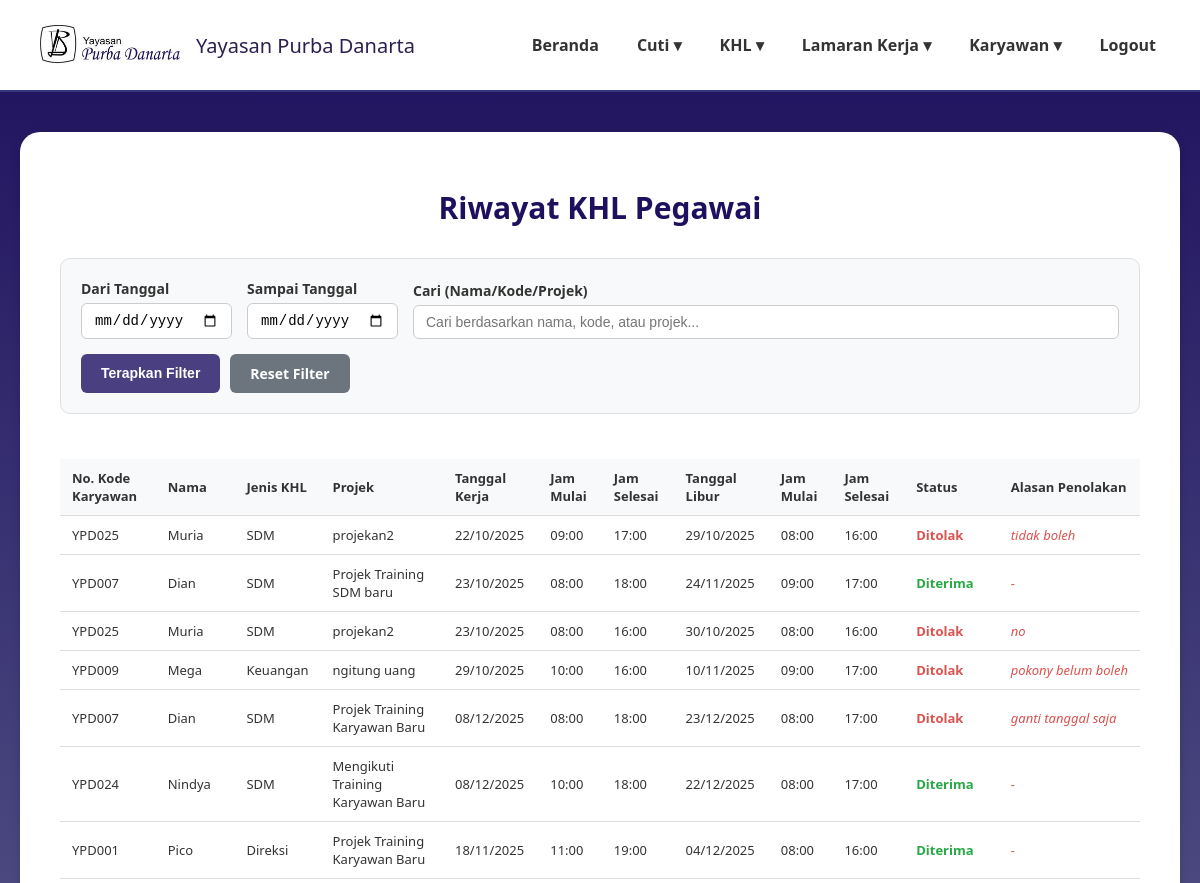
Before: /riwayat_khl.php (signed in, upper part) with the older database file.
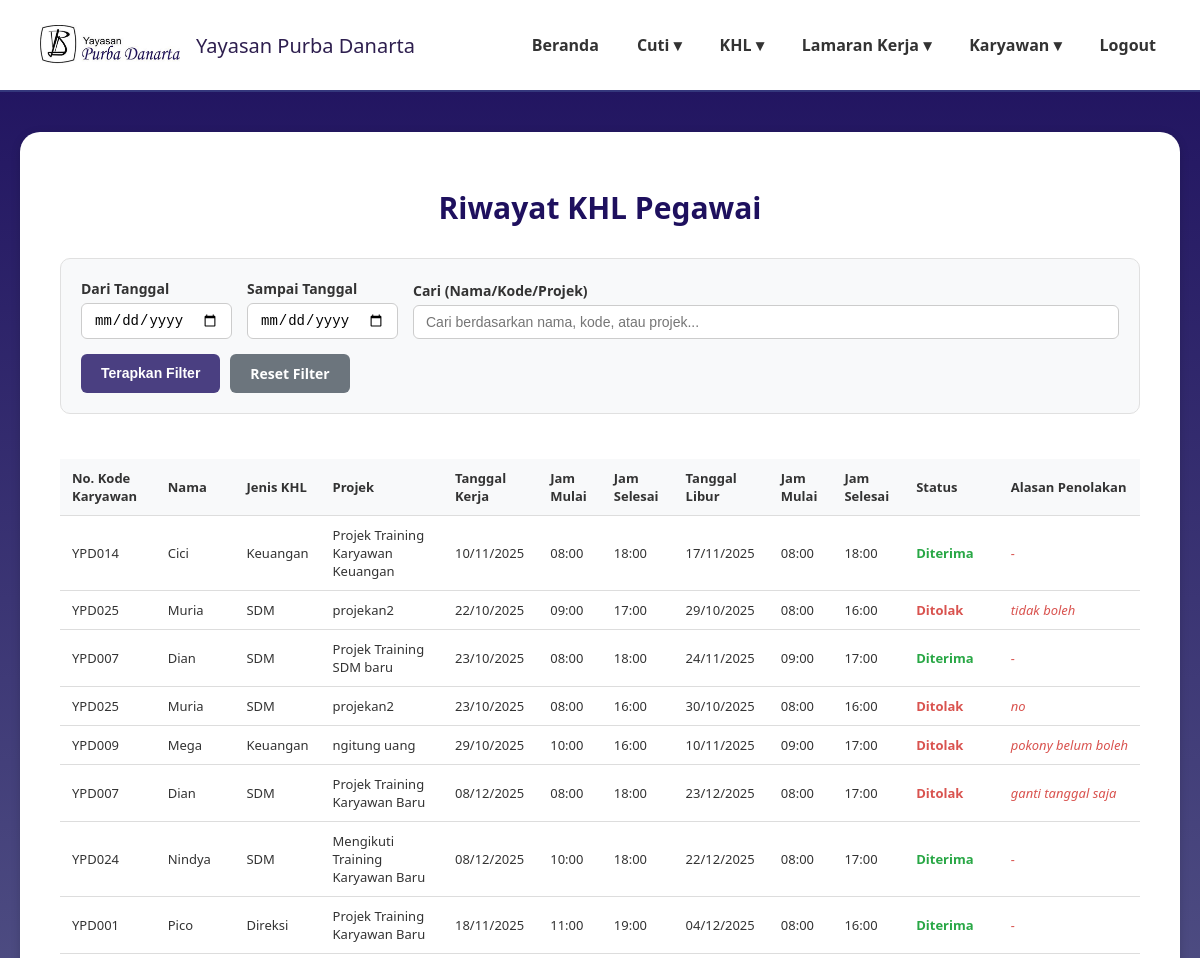
After: the same page with the newer database file.
### tables this page shows
CREATE TABLE `data_pengajuan_khl` (
  `id_khl` int(11) NOT NULL,
  `kode_karyawan` varchar(20) NOT NULL,
  `divisi` varchar(50) NOT NULL,
  `jabatan` varchar(50) NOT NULL,
  `role` enum('karyawan','direktur','admin','penanggung jawab') NOT NULL DEFAULT 'karyawan',
  `proyek` varchar(100) NOT NULL,
  `tanggal_khl` date NOT NULL,
  `jam_mulai_kerja` time NOT NULL,
  `jam_akhir_kerja` time NOT NULL,
  `tanggal_cuti_khl` date NOT NULL,
  `jam_mulai_cuti_khl` time NOT NULL,
  `jam_akhir_cuti_khl` time NOT NULL,
  `status_khl` enum('pending','disetujui','ditolak') DEFAULT 'pending',
  `alasan_penolakan` text DEFAULT NULL,
  `created_at` timestamp NOT NULL DEFAULT current_timestamp()
);

CREATE TABLE `data_karyawan` (
  `id_karyawan` int(11) NOT NULL,
  `kode_karyawan` varchar(20) NOT NULL,
  `nama_lengkap` varchar(100) NOT NULL,
  `email` varchar(100) NOT NULL,
  `password` varchar(255) NOT NULL,
  `jabatan` varchar(50) NOT NULL,
  `divisi` varchar(50) NOT NULL,
  `role` enum('karyawan','direktur','admin','penanggung jawab') NOT NULL DEFAULT 'karyawan',
  `no_telp` varchar(20) DEFAULT NULL,
  `sisa_cuti_tahunan` int(3) DEFAULT 0,
  `sisa_cuti_lustrum` int(3) DEFAULT 0,
  `status_aktif` enum('aktif','non_aktif') NOT NULL DEFAULT 'aktif',
  `created_at` timestamp NOT NULL DEFAULT current_timestamp(),
  `jenis_kelamin` varchar(10) DEFAULT NULL,
  `tempat_lahir` varchar(100) DEFAULT NULL,
  `tanggal_lahir` date DEFAULT NULL,
  `nik` varchar(20) DEFAULT NULL,
  `alamat_rumah` text DEFAULT NULL,
  `alamat_domisili` text DEFAULT NULL,
  `agama` varchar(20) DEFAULT NULL,
  `kontak_darurat` varchar(20) DEFAULT NULL,
  `pendidikan_terakhir` varchar(50) DEFAULT NULL
);

### riwayat_khl.php (the view, shortened to what this page needs)
<?php
require 'config.php';
$start_date = $_GET['start_date'] ?? '';
$end_date = $_GET['end_date'] ?? '';
$search_query = $_GET['search'] ?? '';
$query = "SELECT
            dk.nama_lengkap,
            dpk.*
          FROM data_pengajuan_khl dpk
          JOIN data_karyawan dk ON dpk.kode_karyawan = dk.kode_karyawan
          WHERE 1=1";
$query .= " ORDER BY dpk.created_at DESC";
$stmt = $conn->prepare($query);
if ($stmt) {
    $stmt->execute();
    $result = $stmt->get_result();
    $riwayat_khl = $result->fetch_all(MYSQLI_ASSOC);
} else {
    $riwayat_khl = [];
    error_log("Error preparing query: " . $conn->error);
}
$status_mapping = [
    'disetujui' => 'Diterima',
    'ditolak' => 'Ditolak',
    'pending' => 'Menunggu'
];
$filtered_data = [];
foreach ($riwayat_khl as $khl) {
    $filtered_data[] = [
        'id' => $khl['id_khl'],
        'kode_khl' => $khl['id_khl'],
        'kode_karyawan' => $khl['kode_karyawan'],
        'nama_karyawan' => $khl['nama_lengkap'],
        'jenis_khl' => $khl['divisi'],
        'projek' => $khl['proyek'],
        'tanggal_kerja' => $khl['tanggal_khl'],
        'jam_mulai_kerja' => $khl['jam_mulai_kerja'],
        'jam_selesai_kerja' => $khl['jam_akhir_kerja'],
        'tanggal_libur' => $khl['tanggal_cuti_khl'],
        'jam_mulai_libur' => $khl['jam_mulai_cuti_khl'],
        'jam_selesai_libur' => $khl['jam_akhir_cuti_khl'],
        'status' => $status_mapping[$khl['status_khl']] ?? $khl['status_khl'],
        'alasan_penolakan' => $khl['alasan_penolakan'] ?? ''
    ];
}
?>
<!DOCTYPE html>
<html lang="id">
<head>
</head>
<body>
<header>
    <div class="logo">
        <img src="image/namayayasan.png" alt="Logo Yayasan">
        <span>Yayasan Purba Danarta</span>
    </div>
    <nav>
        <ul>
            <li><a href="dashboardadmin.php">Beranda</a></li>
            <li><a href="#">Cuti ▾</a>
            </li>
            <li><a href="#">KHL ▾</a>
            </li>
            <li><a href="#">Lamaran Kerja ▾</a>
            </li>
            <li><a href="#">Karyawan ▾</a>
            </li>
            <li><a href="logout2.php">Logout</a></li>
        </ul>
    </nav>
</header>
<main>
    <div class="card">
        <h2 class="page-title">Riwayat KHL Pegawai</h2>
        <div class="filter-section">
            <form method="GET" action="">
                <div class="filter-row">
                    <div class="filter-group date-group">
                        <label for="start_date">Dari Tanggal</label>
                        <input type="date" id="start_date" name="start_date" value="<?= htmlspecialchars($start_date) ?>">
                    </div>
                    <div class="filter-group date-group">
                        <label for="end_date">Sampai Tanggal</label>
                        <input type="date" id="end_date" name="end_date" value="<?= htmlspecialchars($end_date) ?>">
                    </div>
                    <div class="filter-group search-group">
                        <label for="search">Cari (Nama/Kode/Projek)</label>
                        <input type="text" id="search" name="search" placeholder="Cari berdasarkan nama, kode, atau projek..." value="<?= htmlspecialchars($search_query) ?>">
                    </div>
                </div>
                <div class="action-bar">
                    <button type="submit" class="btn btn-cari">Terapkan Filter</button>
                    <a href="riwayat_khl.php" class="btn btn-reset">Reset Filter</a>
                </div>
            </form>
        </div>
        <div class="data-table-container">
            <table class="data-table">
                <thead>
                    <tr>
                        <th>No. Kode Karyawan</th>
                        <th>Nama</th>
                        <th>Jenis KHL</th>
                        <th>Projek</th>
                        <th>Tanggal Kerja</th>
                        <th>Jam Mulai</th>
                        <th>Jam Selesai</th>
                        <th>Tanggal Libur</th>
                        <th>Jam Mulai</th>
                        <th>Jam Selesai</th>
                        <th>Status</th>
                        <th>Alasan Penolakan</th>
                    </tr>
                </thead>
                <tbody>
                    <?php if (!empty($filtered_data)): ?>
                        <?php foreach($filtered_data as $khl): ?>
                        <tr>
                            <td><?= htmlspecialchars($khl['kode_karyawan']) ?></td>
                            <td><?= htmlspecialchars($khl['nama_karyawan']) ?></td>
                            <td><?= htmlspecialchars($khl['jenis_khl']) ?></td>
                            <td><?= htmlspecialchars($khl['projek']) ?></td>
                            <td><?= date('d/m/Y', strtotime($khl['tanggal_kerja'])) ?></td>
                            <td><?= $khl['jam_mulai_kerja'] ? date('H:i', strtotime($khl['jam_mulai_kerja'])) : '-' ?></td>
                            <td><?= $khl['jam_selesai_kerja'] ? date('H:i', strtotime($khl['jam_selesai_kerja'])) : '-' ?></td>
                            <td><?= $khl['tanggal_libur'] ? date('d/m/Y', strtotime($khl['tanggal_libur'])) : '-' ?></td>
                            <td><?= $khl['jam_mulai_libur'] ? date('H:i', strtotime($khl['jam_mulai_libur'])) : '-' ?></td>
                            <td><?= $khl['jam_selesai_libur'] ? date('H:i', strtotime($khl['jam_selesai_libur'])) : '-' ?></td>
                            <td>
                                <?php if ($khl['status'] == 'Diterima'): ?>
                                    <span class="status-diterima">Diterima</span>
                                <?php elseif ($khl['status'] == 'Ditolak'): ?>
                                    <span class="status-ditolak">Ditolak</span>
                                <?php elseif ($khl['status'] == 'Menunggu'): ?>
                                    <span class="status-menunggu">Menunggu</span>
                                <?php else: ?>
                                    <?= htmlspecialchars($khl['status']) ?>
                                <?php endif; ?>
                            </td>
                            <td class="alasan-penolakan" title="<?= htmlspecialchars($khl['alasan_penolakan']) ?>">
                                <?= !empty($khl['alasan_penolakan']) ? htmlspecialchars($khl['alasan_penolakan']) : '-' ?>
                            </td>
                        </tr>
                        <?php endforeach; ?>
                    <?php else: ?>
                        <tr>
                            <td colspan="12" class="no-data">Tidak ada data KHL yang ditemukan</td>
                        </tr>
                    <?php endif; ?>
                </tbody>
            </table>
        </div>
    </div>
</main>
</body>
</html>

### riwayat_khl.php (style rules this page uses)
body { margin:0; font-family:'Segoe UI', Tahoma, Geneva, Verdana, sans-serif; background: linear-gradient(180deg,#1E105E 0%,#8897AE 100%); min-height:100vh; color:#333; }
header { background:rgba(255,255,255,1); padding:20px 40px; display:flex; justify-content:space-between; align-items:center; border-bottom:2px solid #34377c; flex-wrap: wrap; }
.logo { display:flex; align-items:center; gap:16px; font-weight:500; font-size:20px; color:#2e1f4f; }
.logo img { width: 140px; height: 50px; object-fit: contain; }
nav ul { list-style:none; margin:0; padding:0; display:flex; gap:30px; align-items: center; }
nav li { position:relative; }
nav a { text-decoration:none; color:#333; font-weight:600; padding:8px 4px; display:block; }
main { max-width:1600px; margin:40px auto; padding:0 20px; }
.card { background:#fff; border-radius:20px; padding:30px 40px; box-shadow:0 2px 10px rgba(0,0,0,0.15); }
.page-title { font-size: 30px; font-weight: 600; text-align: center; margin-bottom: 30px; color: #1E105E; }
.filter-section { background: #f8f9fa; padding: 20px; border-radius: 10px; margin-bottom: 25px; border: 1px solid #e0e0e0; }
.filter-row { display: flex; gap: 15px; align-items: flex-end; flex-wrap: wrap; }
.filter-group { display: flex; flex-direction: column; gap: 5px; }
.filter-group label { font-weight: 600; font-size: 14px; color: #333; }
.filter-group input { padding: 8px 12px; border: 1px solid #ccc; border-radius: 6px; font-size: 14px; }
.filter-group.date-group { min-width: 150px; }
.filter-group.search-group { flex-grow: 1; min-width: 200px; }
.action-bar { display: flex; gap: 10px; margin-top: 15px; }
.btn { padding: 10px 20px; border: none; border-radius: 6px; font-size: 14px; font-weight: 600; color: #fff; cursor: pointer; transition: background-color 0.3s; text-decoration: none; text-align: center; }
.btn-cari { background-color: #4a3f81; }
.btn-reset { background-color: #6c757d; }
.data-table-container { overflow-x: auto; }
.data-table { width: 100%; border-collapse: collapse; font-size: 13px; margin-top: 20px; }
.data-table th, .data-table td { padding: 10px 12px; text-align: left; border-bottom: 1px solid #ddd; }
.data-table th { background-color: #f8f9fa; font-weight: 600; color: #333; position: sticky; top: 0; }
.status-diterima { color: #28a745; font-weight: 600; }
.status-ditolak { color: #d9534f; font-weight: 600; }
.alasan-penolakan { max-width: 200px; white-space: nowrap; overflow: hidden; text-overflow: ellipsis; color: #d9534f; font-style: italic; }

Changed rows visible on the page:
added data_pengajuan_khl: kode_karyawan "YPD014", data_karyawan.nama_lengkap "Cici", divisi "Keuangan", proyek "Projek Training Karyawan Keuangan", tanggal_khl "10/11/2025", jam_mulai_kerja "08:00", jam_selesai_kerja "18:00", tanggal_cuti_khl "17/11/2025", jam_mulai_libur "08:00", jam_selesai_libur "18:00", shows "Diterima"
